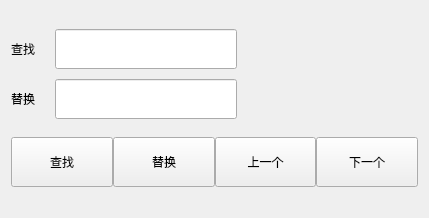
<?xml version="1.0" encoding="UTF-8"?>
<ui version="4.0">
 <class>FindFun</class>
 <widget class="QWidget" name="FindFun">
  <property name="geometry">
   <rect>
    <x>0</x>
    <y>0</y>
    <width>429</width>
    <height>218</height>
   </rect>
  </property>
  <property name="windowTitle">
   <string>查找</string>
  </property>
  <property name="windowIcon">
   <iconset resource="res.qrc">
    <normaloff>:/new/prefix1/res/office.png</normaloff>:/new/prefix1/res/office.png</iconset>
  </property>
  <layout class="QVBoxLayout" name="verticalLayout">
   <property name="spacing">
    <number>0</number>
   </property>
   <item>
    <layout class="QGridLayout" name="gridLayout">
     <property name="horizontalSpacing">
      <number>20</number>
     </property>
     <property name="verticalSpacing">
      <number>10</number>
     </property>
     <item row="1" column="0">
      <widget class="QLabel" name="label_2">
       <property name="text">
        <string>替换</string>
       </property>
      </widget>
     </item>
     <item row="0" column="1">
      <widget class="QLineEdit" name="lineEdit">
       <property name="minimumSize">
        <size>
         <width>0</width>
         <height>40</height>
        </size>
       </property>
       <property name="font">
        <font>
         <pointsize>12</pointsize>
        </font>
       </property>
      </widget>
     </item>
     <item row="0" column="0">
      <widget class="QLabel" name="label">
       <property name="text">
        <string>查找</string>
       </property>
      </widget>
     </item>
     <item row="1" column="1">
      <widget class="QLineEdit" name="lineEdit_2">
       <property name="minimumSize">
        <size>
         <width>0</width>
         <height>40</height>
        </size>
       </property>
       <property name="font">
        <font>
         <pointsize>12</pointsize>
        </font>
       </property>
      </widget>
     </item>
     <item row="0" column="2">
      <spacer name="horizontalSpacer">
       <property name="orientation">
        <enum>Qt::Horizontal</enum>
       </property>
       <property name="sizeHint" stdset="0">
        <size>
         <width>40</width>
         <height>20</height>
        </size>
       </property>
      </spacer>
     </item>
    </layout>
   </item>
   <item>
    <layout class="QHBoxLayout" name="horizontalLayout">
     <item>
      <widget class="QPushButton" name="pushButton">
       <property name="minimumSize">
        <size>
         <width>0</width>
         <height>50</height>
        </size>
       </property>
       <property name="text">
        <string>查找</string>
       </property>
      </widget>
     </item>
     <item>
      <widget class="QPushButton" name="pushButton_2">
       <property name="minimumSize">
        <size>
         <width>0</width>
         <height>50</height>
        </size>
       </property>
       <property name="text">
        <string>替换</string>
       </property>
      </widget>
     </item>
     <item>
      <widget class="QPushButton" name="pushButton_3">
       <property name="minimumSize">
        <size>
         <width>0</width>
         <height>50</height>
        </size>
       </property>
       <property name="text">
        <string>上一个</string>
       </property>
      </widget>
     </item>
     <item>
      <widget class="QPushButton" name="pushButton_4">
       <property name="minimumSize">
        <size>
         <width>0</width>
         <height>50</height>
        </size>
       </property>
       <property name="text">
        <string>下一个</string>
       </property>
      </widget>
     </item>
    </layout>
   </item>
  </layout>
 </widget>
 <resources>
  <include location="res.qrc"/>
 </resources>
 <connections/>
</ui>
